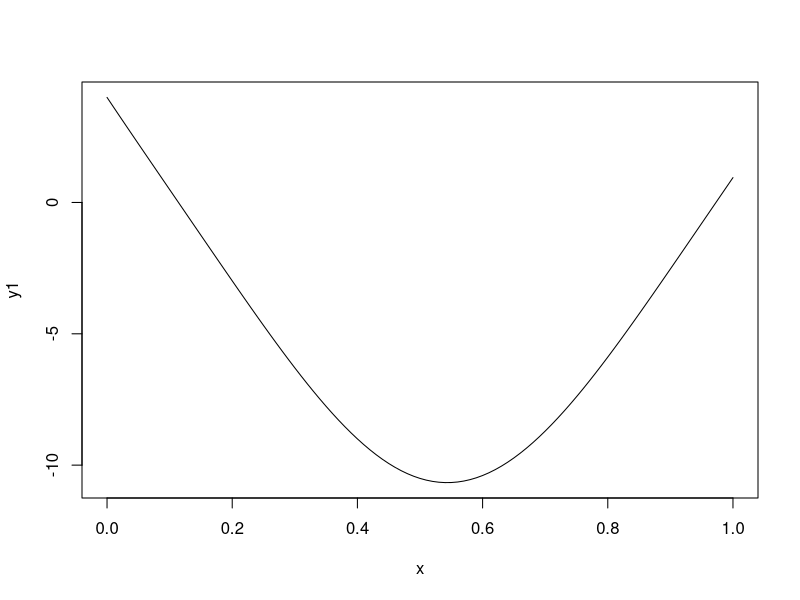

Recreate this plot in R.
## Author: Indranil Ghosh, Jadavpur University, Physics Department

## Shootng method to solve boundary value Ordinary Differential equations

f1 <- function(t, y1, y2) return(y2)
f2 <- function(t, y1, y2) return(3*y1^2/2)

#f1 <- function(t, y1, y2) return(y2)
#f2 <- function(t, y1, y2) return(2*y1+8*t*(9-t))


Runge <- function(y1_initial, y2_initial, t_initial, h, t_final){
  time <- seq(t_initial, t_final, h)
  Y1 <- c(y1_initial)
  Y2 <- c(y2_initial)
  
  for(i in 2:length(time)) {
    p <- time[i-1]
    q <- Y1[i-1]
    r <- Y2[i-1]
    k11 <- h*f1(p, q, r)
    k21 <- h*f2(p, q, r)
    k12 <- h*f1(p+h/2, q+k11/2, r+k21/2) 
    k22 <- h*f2(p+h/2, q+k11/2, r+k21/2) 
    k13 <- h*f1(p+h/2, q+k12/2, r+k22/2)
    k23 <- h*f2(p+h/2, q+k12/2, r+k22/2)
    k14 <- h*f1(p+h, q+k13, r+k23)
    k24 <- h*f2(p+h, q+k13, r+k23)
    Y1 <- c(Y1, Y1[i-1]+(k11+2*k12+2*k13+k14)/6)
    Y2 <- c(Y2, Y2[i-1]+(k21+2*k22+2*k23+k24)/6)
  }
  D <- data.frame(time, Y1, Y2)
  return (D)
}

shooting <- function(y1_initial, y1_final, t_initial, h, t_final, guess0, guess1) {
  p0 <- guess0
  p1 <- guess1
  q0 <- Runge(y1_initial, p0, t_initial, h, t_final)$Y1
  q0 <- q0[length(q0)]
  q1 <- Runge(y1_initial, p1, t_initial, h, t_final)$Y1
  q1 <- q1[length(q1)]
  p <- p0+(p1-p0)*(y1_final-q0)/(q1-q0)
  R <- Runge(y1_initial, p, t_initial, h, t_final)
  y1 <- R$Y1
  y2 <- R$Y2
  x <- R$time
  
  plot(x, y1, type="l")
  return(y1)
}
#shooting(0, 0, 0, 3, 9, 4, -24)
shooting(4, 1, 0, 0.01, 1, -39, -30)